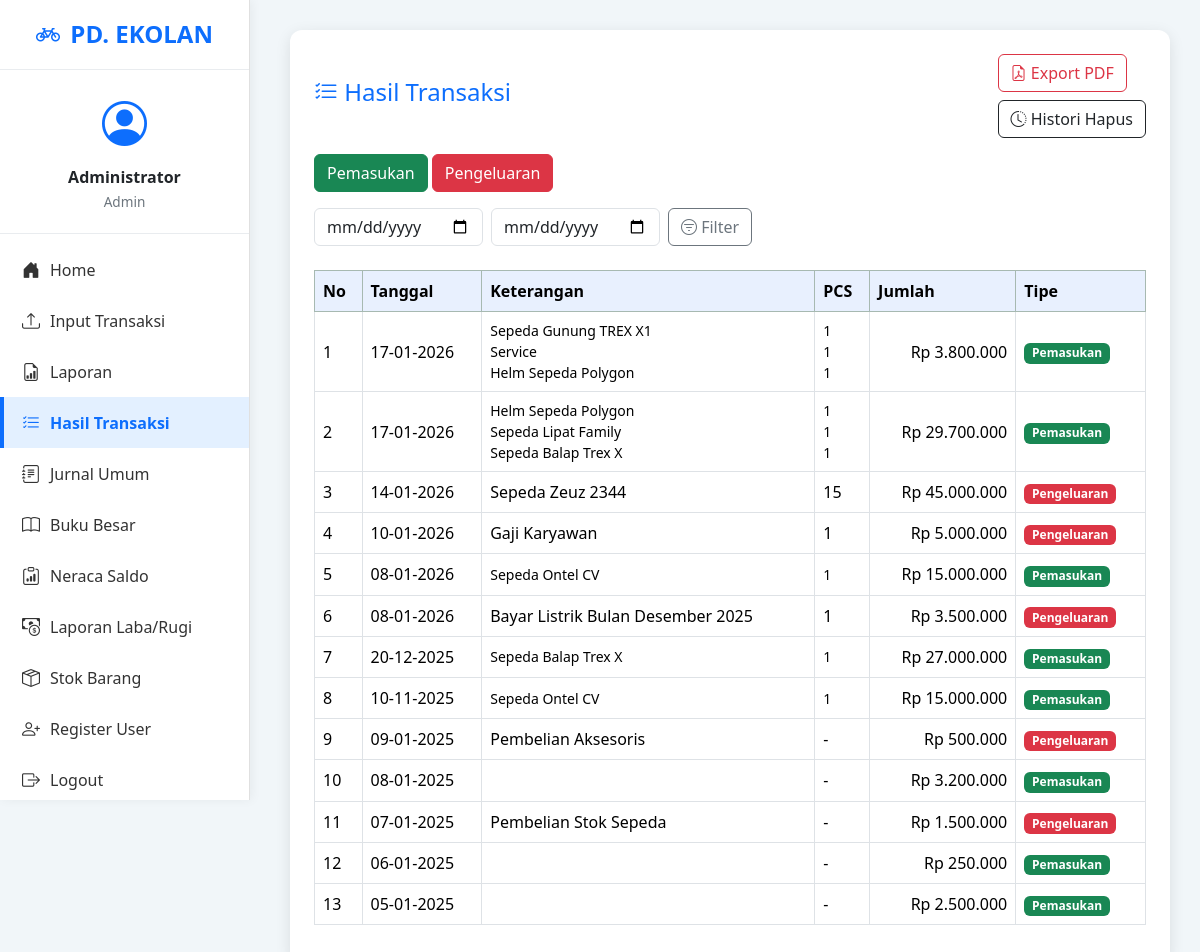
The page /hasil_transaksi.php (signed in) on the database its author committed.
### tables this page shows
CREATE TABLE `transaksi` (
  `id_transaksi` int(11) NOT NULL,
  `tanggal` date NOT NULL,
  `keterangan` text DEFAULT NULL,
  `pcs` int(11) DEFAULT 0,
  `jumlah` decimal(15,2) NOT NULL,
  `jenis_transaksi` enum('debet','kredit') NOT NULL,
  `jenis_pengeluaran` varchar(100) DEFAULT NULL,
  `created_by` enum('admin','kasir') NOT NULL DEFAULT 'admin',
  `id_user` int(11) DEFAULT NULL,
  `created_at` timestamp NOT NULL DEFAULT current_timestamp()
);

CREATE TABLE `detail_transaksi` (
  `id_detail` int(11) NOT NULL,
  `id_transaksi` int(11) NOT NULL,
  `id_produk` int(11) NOT NULL,
  `jumlah_produk` int(11) NOT NULL,
  `subtotal` decimal(15,2) NOT NULL
);

CREATE TABLE `produk` (
  `id_produk` int(11) NOT NULL,
  `nama_produk` varchar(100) NOT NULL,
  `kategori` varchar(50) DEFAULT NULL,
  `stok` int(11) DEFAULT 0,
  `satuan` varchar(20) DEFAULT NULL,
  `harga_beli` decimal(15,2) DEFAULT NULL,
  `harga_jual` decimal(15,2) DEFAULT NULL,
  `tanggal_update` timestamp NOT NULL DEFAULT current_timestamp() ON UPDATE current_timestamp()
);

### hasil_transaksi.php (the view, shortened to what this page needs)
<?php
include 'koneksi.php';
$jenis = $_GET['jenis'] ?? '';
$tanggal_awal  = $_GET['tanggal_awal'] ?? '';
$tanggal_akhir = $_GET['tanggal_akhir'] ?? '';
$sql = "SELECT * FROM transaksi WHERE 1=1";
$sql .= " ORDER BY tanggal DESC";
$query = mysqli_query($koneksi, $sql);
?>
<!DOCTYPE html>
<html lang="id">
<head>
    <link href="https://cdn.jsdelivr.net/npm/bootstrap@5.3.3/dist/css/bootstrap.min.css" rel="stylesheet">
    <link href="https://cdn.jsdelivr.net/npm/bootstrap-icons/font/bootstrap-icons.css" rel="stylesheet">
</head>
<body>
<?php include 'admin_sidebar.php'; ?>
<div class="content">
    <div class="card p-4">
        <div class="d-flex justify-content-between align-items-center mb-3">
            <h4 class="text-primary">
                <i class="bi bi-list-check"></i> Hasil Transaksi
            </h4>
            <div>
                <a href="?<?= http_build_query(array_merge($_GET, ['export' => 'pdf'])) ?>"
                   class="btn btn-outline-danger mb-2">
                    <i class="bi bi-file-earmark-pdf"></i> Export PDF
                </a>
                <br>
                <a href="histori_hapus.php" class="btn btn-outline-dark">
                    <i class="bi bi-clock-history"></i> Histori Hapus
                </a>
            </div>
        </div>
        <div class="mb-3">
            <a href="?jenis=debet" class="btn btn-success <?= ($jenis=='debet')?'active':'' ?>">Pemasukan</a>
            <a href="?jenis=kredit" class="btn btn-danger <?= ($jenis=='kredit')?'active':'' ?>">Pengeluaran</a>
        </div>
        <form method="GET" class="d-flex flex-wrap gap-2 mb-4">
            <input type="date" name="tanggal_awal" class="form-control w-auto"
                   value="<?= htmlspecialchars($tanggal_awal) ?>">
            <input type="date" name="tanggal_akhir" class="form-control w-auto"
                   value="<?= htmlspecialchars($tanggal_akhir) ?>">
            <button type="submit" class="btn btn-outline-secondary">
                <i class="bi bi-filter-circle"></i> Filter
            </button>
        </form>
        <div class="table-responsive">
            <table class="table table-bordered table-hover align-middle">
                <thead class="table-success">
                <tr>
                    <th>No</th>
                    <th>Tanggal</th>
                    <th>Keterangan</th>
                    <th>PCS</th>
                    <th>Jumlah</th>
                    <th>Tipe</th>
                </tr>
                </thead>
                <tbody>
                <?php
                $no = 1;
                if (mysqli_num_rows($query) > 0):
                    while ($row = mysqli_fetch_assoc($query)):
                        $detail_html = '';
                        $pcs_html = '';
                        if ($row['jenis_transaksi'] == 'debet') {
                            $detail = $koneksi->query("
                                SELECT d.*, p.nama_produk
                                FROM detail_transaksi d
                                JOIN produk p ON d.id_produk = p.id_produk
                                WHERE d.id_transaksi = '{$row['id_transaksi']}'
                            ");
                            while ($d = $detail->fetch_assoc()) {
                                echo "<span class='keterangan-item'>{$d['nama_produk']}</span>";
                                $pcs_html .= "<span class='pcs-item'>{$d['jumlah_produk']}</span>";
                            }
                            $detail_html = ob_get_clean();
                        } else {
                            $detail_html = htmlspecialchars($row['keterangan']);
                            $pcs_html = $row['pcs'] ?: '-';
                        }
                ?>
                <tr>
                    <td><?= $no++ ?></td>
                    <td><?= date('d-m-Y', strtotime($row['tanggal'])) ?></td>
                    <td><?= $detail_html ?></td>
                    <td><?= $pcs_html ?: '-' ?></td>
                    <td class="text-end">Rp <?= number_format($row['jumlah'],0,',','.') ?></td>
                    <td>
                        <span class="badge <?= $row['jenis_transaksi']=='debet'?'bg-success':'bg-danger' ?>">
                            <?= $row['jenis_transaksi']=='debet'?'Pemasukan':'Pengeluaran' ?>
                        </span>
                    </td>
                </tr>
                <?php endwhile; endif; ?>
                </tbody>
            </table>
        </div>
    </div>
</div>
</body>
</html>

### hasil_transaksi.php (style rules this page uses)
body { background-color: #f1f6f9; font-family: 'Segoe UI', sans-serif; }
.content { margin-left: 260px; padding: 30px; }
.card { border-radius: 12px; box-shadow: 0 4px 15px rgba(0,0,0,0.1); border: none; }
.table th { background-color: #e8f0fe; }
.keterangan-item, .pcs-item { display: block; font-size: 14px; }

### rows shown on the page
transaksi: tanggal "17-01-2026", jumlah "3.800.000", jenis_transaksi "Pemasukan"
detail_transaksi: id_produk.nama_produk "Sepeda Gunung TREX X1", jumlah_produk "1"
detail_transaksi: id_produk.nama_produk "Service", jumlah_produk "1"
detail_transaksi: id_produk.nama_produk "Helm Sepeda Polygon", jumlah_produk "1"
transaksi: tanggal "17-01-2026", jumlah "29.700.000", jenis_transaksi "Pemasukan"
detail_transaksi: id_produk.nama_produk "Helm Sepeda Polygon", jumlah_produk "1"
detail_transaksi: id_produk.nama_produk "Sepeda Lipat Family", jumlah_produk "1"
detail_transaksi: id_produk.nama_produk "Sepeda Balap Trex X", jumlah_produk "1"
transaksi: tanggal "14-01-2026", keterangan "Sepeda Zeuz 2344", pcs "15", jumlah "45.000.000", jenis_transaksi "Pengeluaran"
transaksi: tanggal "10-01-2026", keterangan "Gaji Karyawan", pcs "1", jumlah "5.000.000", jenis_transaksi "Pengeluaran"
transaksi: tanggal "08-01-2026", jumlah "15.000.000", jenis_transaksi "Pemasukan"
detail_transaksi: id_produk.nama_produk "Sepeda Ontel CV", jumlah_produk "1"
transaksi: tanggal "08-01-2026", keterangan "Bayar Listrik Bulan Desember 2025", pcs "1", jumlah "3.500.000", jenis_transaksi "Pengeluaran"
transaksi: tanggal "20-12-2025", jumlah "27.000.000", jenis_transaksi "Pemasukan"
detail_transaksi: id_produk.nama_produk "Sepeda Balap Trex X", jumlah_produk "1"
transaksi: tanggal "10-11-2025", jumlah "15.000.000", jenis_transaksi "Pemasukan"
detail_transaksi: id_produk.nama_produk "Sepeda Ontel CV", jumlah_produk "1"
transaksi: tanggal "09-01-2025", keterangan "Pembelian Aksesoris", pcs "-", jumlah "500.000", jenis_transaksi "Pengeluaran"
transaksi: tanggal "08-01-2025", pcs_html "-", jumlah "3.200.000", jenis_transaksi "Pemasukan"
transaksi: tanggal "07-01-2025", keterangan "Pembelian Stok Sepeda", pcs "-", jumlah "1.500.000", jenis_transaksi "Pengeluaran"
transaksi: tanggal "06-01-2025", pcs_html "-", jumlah "250.000", jenis_transaksi "Pemasukan"
transaksi: tanggal "05-01-2025", pcs_html "-", jumlah "2.500.000", jenis_transaksi "Pemasukan"

### other values the page prints
$_SESSION['nama'] "Administrator"
$_SESSION['level'] "Admin"
